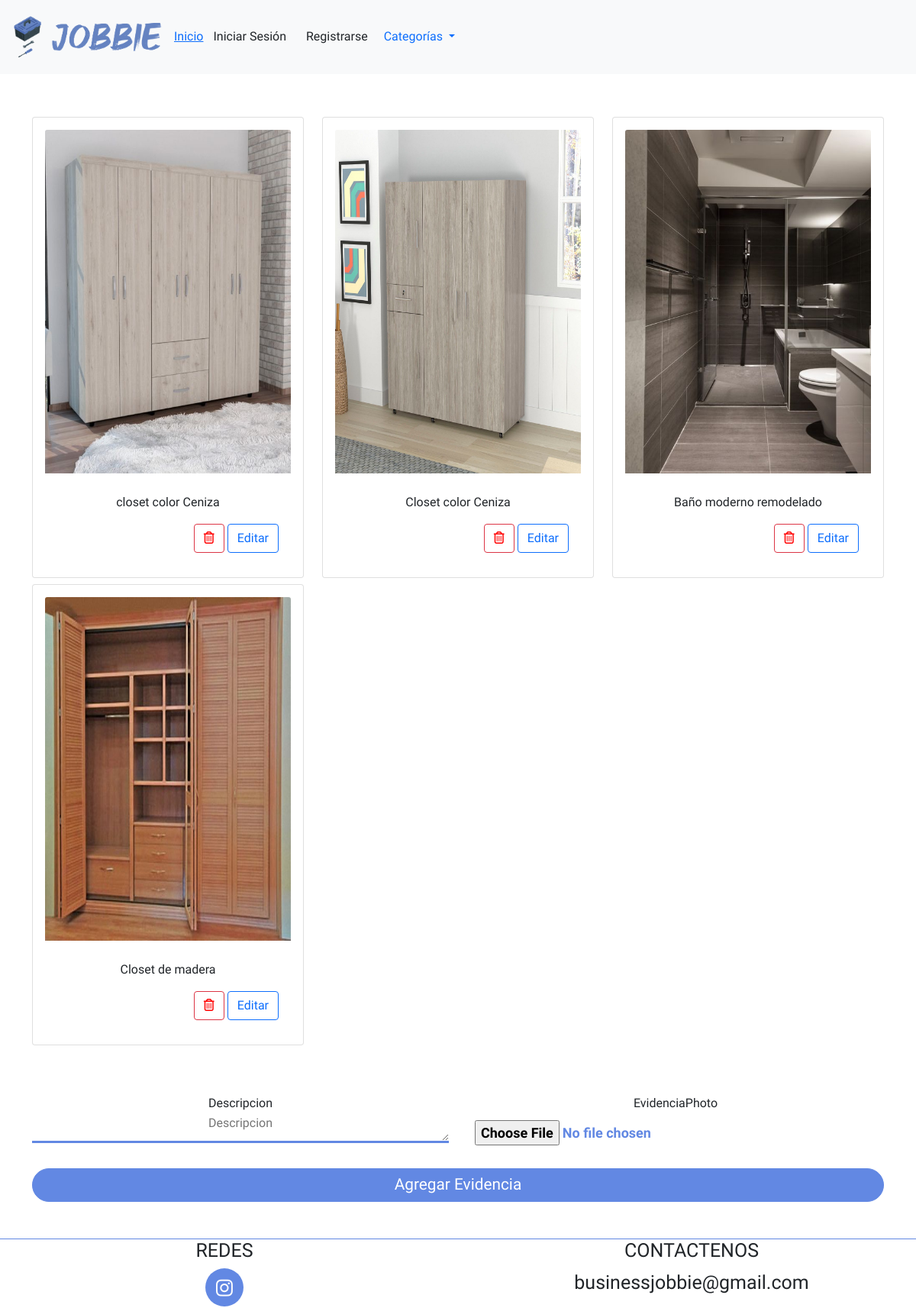
Page /galeria/4 on the committed database.
### core/perfiles/models.py (models this page shows, shortened)
class Evidencias(models.Model):
    descripcion=models.TextField(verbose_name="Descripcion", blank=False, null=False, default=None)
    evidenciaPhoto=models.ImageField(default=None, upload_to='evidencias/%m/%d/', blank=False, null=False)
    trabajador=models.ForeignKey(Users, verbose_name="Trabajador", on_delete=models.PROTECT, blank=True, default=None)
    def get_image(self):
        if self.evidenciaPhoto:
            return '{}{}'.format(MEDIA_URL,self.evidenciaPhoto)
    class Meta:
        verbose_name='Evidencia trabajador'
        verbose_name_plural='Evidencias trabajadores'

### core/perfiles/views.py (the view, shortened to what this page needs)
# urls.py: path('galeria/<int:pk>', views.evidenciasTrabajadores.as_view(), name='galeriaPropia'),
class evidenciasTrabajadores(UpdateView, DetailView):
    model=Users
    model_evidencias=Evidencias
    template_name='users/evidencias.html'
    form_class=evidencias
    def get_context_data(self, **kwargs):
        context = super().get_context_data(**kwargs)
        pk=self.kwargs.get('pk',0)
        persona=self.model.objects.get(id=pk)
        if 'form' not in context:
            context['form']=self.form_class()
        if 'form2' not in context:
            context['form2']=self.form_class()
        if 'especialidades' not in context:
            context['especialidades']=Skills.objects.all()
        if 'evidencias' not in context:
            context['evidencias']=self.model_evidencias.objects.filter(trabajador=pk)
        context['title']='Galeria'
        context['id']=pk
        return context

### core/perfiles/forms.py
class evidencias(ModelForm):
    class Meta:
        model=Evidencias
        fields=('descripcion', 'evidenciaPhoto')
        widgets = {
            'descripcion':forms.Textarea(attrs={
                'placeholder':'Descripcion',
                'class':'text-center form-input'
            }),
            'evidenciaPhoto':forms.FileInput(attrs={
                'class':'form-input-img'
            })
        }

### templates/users/evidencias.html (shortened to what this page needs)
{% extends 'layout/layout.html' %}
{% load static %}
{% block links %}
    <link href="https://cdn.jsdelivr.net/npm/bootstrap@5.0.2/dist/css/bootstrap.min.css" rel="stylesheet">
    <link rel="stylesheet" href={% static 'styles/style.css' %} />
    <link rel="stylesheet" href={% static 'styles/styleUsers.css' %} />
{% endblock links %}
{% block body %}
{% include 'layout/componentes/generales/header.html' %}
<div class="container">
    <div class="row">
        {% for evidencia in evidencias %}
           {% include 'layout/componentes/perfil/cardEvidencias.html' %}
        {% endfor %}
    </div>
    <div class="row mt-5">
        <form class="login-form col-12 col-md-12" method='POST' enctype="multipart/form-data">
            <div class="row">
                {% for field in form %}
                    <div class="col-11 col-md-6 mt-3">
                        <div class="text-center">{{field.label}}</div>
                        {{field}}
                    </div>
                {% endfor %}
            </div>
            <input type="submit" value="Agregar Evidencia" class="btn-login w-100 mt-3"/>
        </form>
    </div>
</div>
{% include 'layout/componentes/generales/footer.html' %}
{% endblock body%}

### templates/layout/componentes/perfil/cardEvidencias.html (shortened to what this page needs)
<div class="col-12 col-md-4 card-galeria mt-2">
    <div class="card p-3">
        <img src={{evidencia.get_image}} class="img-fluid card-img-top imgGaleria" alt={{evidencia.descripcion}}>
        <div class="card-body">
            <p class="card-text">{{evidencia.descripcion}}</p>
            <div class="d-flex justify-content-end">
                <button type="button" class="btn btn-outline-danger" data-bs-toggle="modal" data-bs-target="#modalEliminar{{evidencia.id}}">
                    <i class="fa-regular fa-trash-can" style="color:red;"></i>
                </button>
                <button type="button" class="btn btn-outline-primary ms-1" data-bs-toggle="modal" data-bs-target="#modalEditar{{evidencia.id}}">
                    Editar
                </button>
            </div>
        </div>
    </div>
</div>

### static/styles/style.css (style rules this page uses)
body { font-family: 'Dosis', sans-serif; }
.btn-login { border-radius: 3rem; width: 45%; border: 1px solid #6288E3; line-height: 1.6rem; font-size: 1.3rem; background-color: #6288E3; color: #ffffff; padding: 0.5rem 0; transition: 0.3s ease-in-out all; font-weight: 500; }

### static/styles/styleUsers.css (style rules this page uses)
.form-input { width: 100%; height: 40px; border: none; border-bottom: #6288E3 3px solid; text-align: left; margin-bottom:10px; outline: none; }
.form-input-img { background-color: transparent; color: #6288E3; font-size: 18px; font-weight: bold; margin: 0 auto 0; min-height: 15px; overflow: hidden; padding: 10px; position: relative; text-align: left; width: 100%; }
p { display: block; text-align: center; margin-top:10px }
.imgGaleria { position: relative; width: 100%; height:450px; }

### rows in the picture
Evidencias: get_image (picture), descripcion "closet color Ceniza"
Evidencias: get_image (picture), descripcion "Closet color Ceniza"
Evidencias: get_image (picture), descripcion "Baño moderno remodelado"
Evidencias: get_image (picture), descripcion "Closet de madera"

### other values in the picture
{{ field.label }} "Descripcion" "EvidenciaPhoto"
